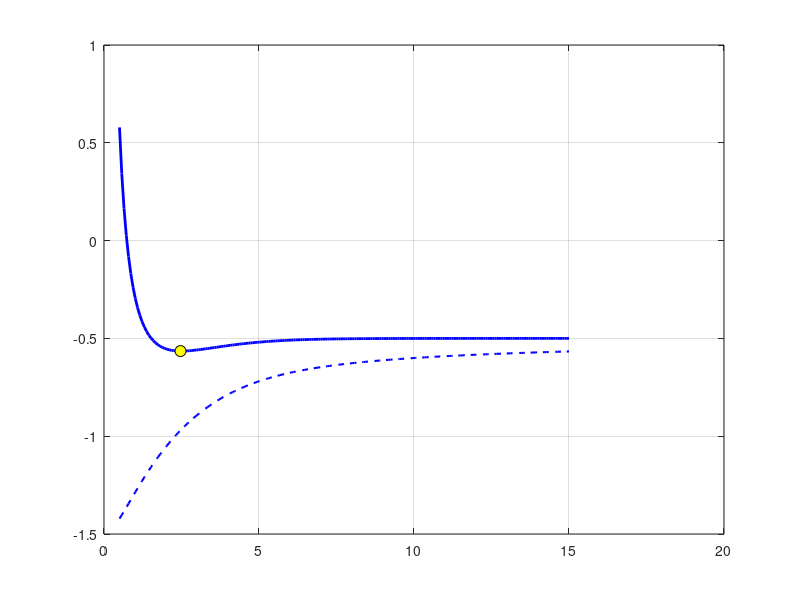

The MATLAB source for this figure: (Note: this script raises an error after producing the figure.)
% =========================================================================
%  H2+ molecular ion: variational LCAO approximation (minimal 1s basis)
%  Author: Pablo Borregan Jimeno
%
%  Builds the 2x2 Hamiltonian and overlap matrices from the analytic
%  1s integrals, solves the generalized eigenvalue problem H c = E S c
%  for each internuclear distance R, and finds the equilibrium bond length.
%  Atomic units throughout (energies in Hartree, distances in bohr).
% =========================================================================

clear; clc; close all;

R_vec = linspace(0.5, 15, 200);          % internuclear distances (bohr)
E_el  = zeros(size(R_vec));              % electronic ground-state energy

for k = 1:length(R_vec)
    R = R_vec(k);

    % Analytic matrix elements for two hydrogen 1s orbitals
    S12 = exp(-R) * (1 + R + R^2/3);              % overlap integral
    J   = (1/R) * (1 - (1 + R)*exp(-2*R));        % Coulomb integral
    K   = (1 + R) * exp(-R);                      % exchange (resonance) integral

    H11 = -0.5 - J;
    H12 = -0.5*S12 - K;

    S = [1,   S12;  S12, 1  ];
    H = [H11, H12;  H12, H11];

    % Generalized eigenvalue problem H c = E S c
    E_el(k) = min(eig(H, S));
end

% Total energy = electronic energy + nuclear repulsion 1/R
E_tot = E_el + 1 ./ R_vec;

% Equilibrium distance and minimum energy
[E_min, idx] = min(E_tot);
Re = R_vec(idx);
De = -0.5 - E_min;                                % dissociation energy

fprintf('--- H2+ (minimal 1s basis) ---\n');
fprintf('Equilibrium distance  Re = %.3f bohr\n', Re);
fprintf('Minimum total energy  E  = %.4f Hartree\n', E_min);
fprintf('Dissociation energy   De = %.4f Hartree (%.2f eV)\n', De, De*27.2114);

% Plot
figure('Position', [100, 100, 800, 550]);
hold on; grid on; box on;
plot(R_vec, E_el,  '--b', 'LineWidth', 1.5, 'DisplayName', 'E_{el}');
plot(R_vec, E_tot, '-b',  'LineWidth', 2,   'DisplayName', 'E_{tot} = E_{el} + 1/R');
plot(Re, E_min, 'ok', 'MarkerSize', 8, 'MarkerFaceColor', 'y', ...
     'DisplayName', sprintf('Minimum (R_e = %.2f bohr, E = %.3f Ha)', Re, E_min));
yline(-0.5, ':k', 'DisplayName', 'H + H^+ limit');
xlabel('Internuclear distance R (bohr)');
ylabel('Energy (Hartree)');
title('H_2^+ potential energy curve (LCAO, 1s basis)');
xlim([0, 10]); ylim([-1.2, 0.2]);
legend('Location', 'southeast');
hold off;
saveas(gcf, 'h2_ion_energy.png');
